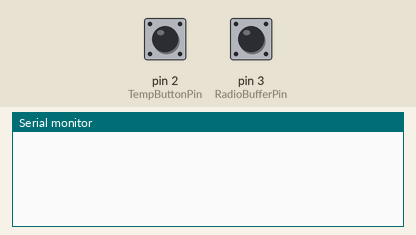
Bench run of a sketch on a simulated Arduino Uno, built with avr-gcc and run on an emulated ATmega328P. Parts: the last lines printed to the serial monitor. The inputs (shaded band) are chosen by the test bench; at power-on: pin 2 (TempButtonPin) HIGH, pin 3 (RadioBufferPin) HIGH. No radio packets arrive unless stated.

Above: at 1.2 s.
1.3 s: pin 2 (TempButtonPin) pulled LOW for 0.15 s
At 1.7 s:
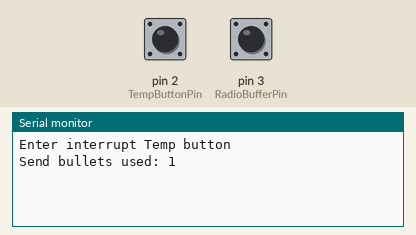
2.9 s: pin 2 (TempButtonPin) pulled LOW for 1 s
At 4.1 s:
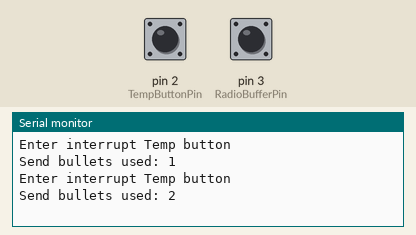

The sketch:

base_receiver.ino
```cpp
#include <SPI.h>
#include <nRF24L01.h>
#include <RF24.h>
#include "avr/interrupt.h"


RF24 radio(7, 8); // CE, CSN
const byte address[6] = "00001";
const byte TempButtonPin = 2;
const byte RadioBufferPin = 3;
const byte DATA_WAIT_TIME = 200;
const char CurrentMagSerialNumber[17]; // 16 length hex string. each char one of [0123456789ABCDEF]
volatile byte BulletsUsed; //todo read from eprom
volatile bool receivedSerialNumAndBulletsUsed = false;

void setup() {
  Serial.begin(9600);
  radio.begin();
  radio.maskIRQ(1,1,0);
  pinMode(TempButtonPin, INPUT);
  pinMode(RadioBufferPin, INPUT);
  attachInterrupt(digitalPinToInterrupt(TempButtonPin), TempButtonISR, FALLING);
  attachInterrupt(digitalPinToInterrupt(RadioBufferPin), RadioBufferISR, FALLING);
  startReceiver();
}


void startReceiver(){
  radio.openReadingPipe(0, address);;
  radio.setPALevel(RF24_PA_MIN);
  radio.startListening();
}


void startTransmitter(){
  radio.openWritingPipe(address);
  radio.setPALevel(RF24_PA_MIN);
  radio.stopListening();
}


void loop() {
  if (!receivedSerialNumAndBulletsUsed)
  {
    unsigned long startMillis = millis();
    while (millis() - startMillis < DATA_WAIT_TIME) {
      if (radio.available()) {
        radio.read(&CurrentMagSerialNumber, sizeof(CurrentMagSerialNumber));
        Serial.print("2 received serial number: ");
        Serial.println(CurrentMagSerialNumber);
        break;
      }
    }
    delay(100);

    startMillis = millis();
    while (millis() - startMillis < DATA_WAIT_TIME) {
      if (radio.available()) {
        radio.read(&BulletsUsed, sizeof(BulletsUsed));
        Serial.print("4 received number bullets used: ");
        Serial.println(BulletsUsed);
        break;
      }
    }
    delay(100);
    receivedSerialNumAndBulletsUsed = true;
    attachInterrupt(digitalPinToInterrupt(RadioBufferPin), RadioBufferISR, FALLING);
  }
}


void TempButtonISR(){
  Serial.println("Enter interrupt Temp button");
  ++BulletsUsed;
  startTransmitter();
  delay(100);
  Serial.print("Send bullets used: ");
  Serial.println(BulletsUsed);
  radio.write(&BulletsUsed, sizeof(BulletsUsed));
  delay(100);
  sei();
  startReceiver();
}


void RadioBufferISR(){
  detachInterrupt(digitalPinToInterrupt(RadioBufferPin));
  receivedSerialNumAndBulletsUsed = false;
  sei();
}
```

Measured:
- after the input at 1.3 s, the serial monitor: prints a new line at once (image 1)
- after the input at 2.9 s, the serial monitor: prints a new line at once (image 2)
